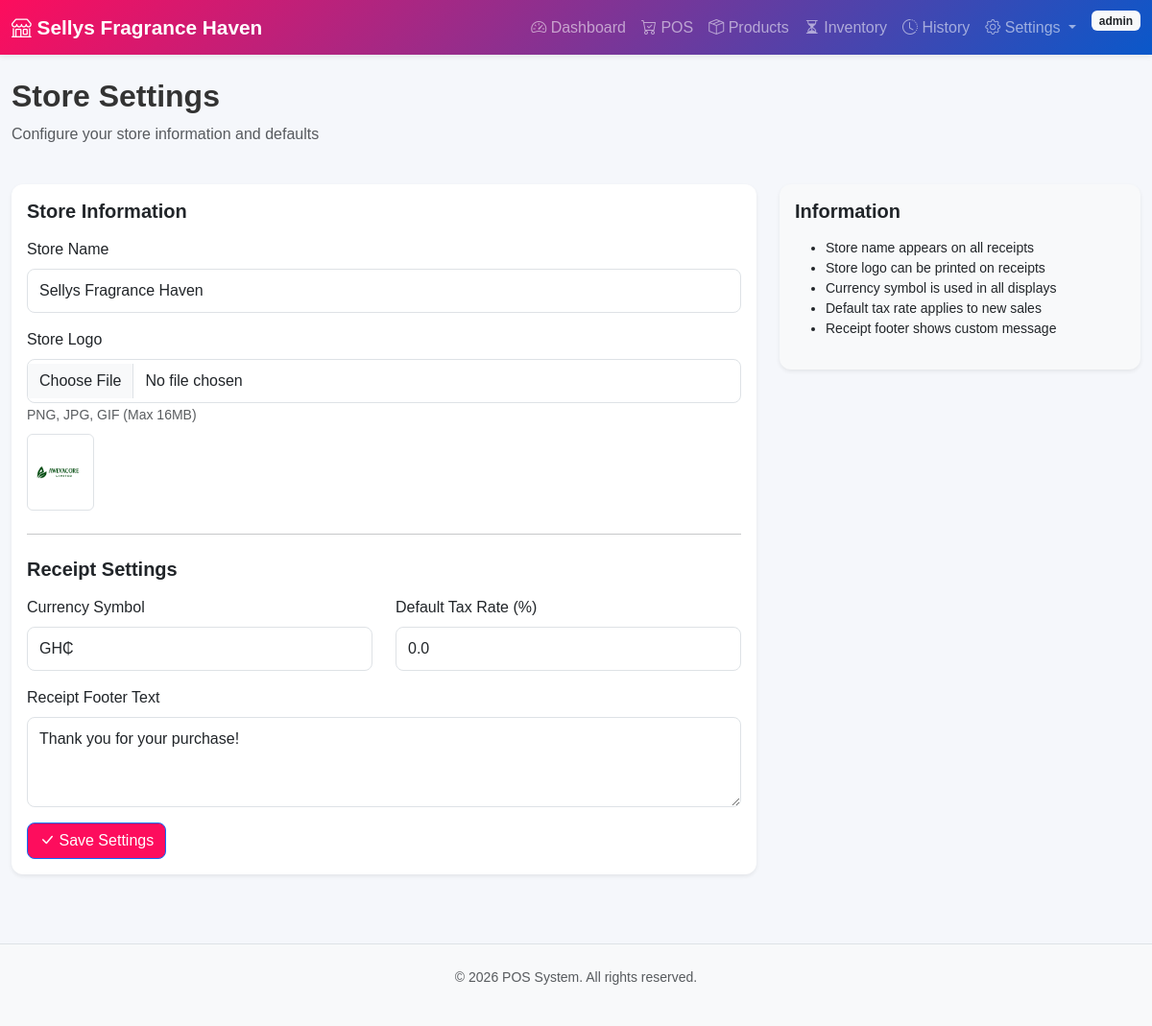
Screenshot of /settings/ (signed in) with the database file from the repository.
### app/models/__init__.py (models this page shows, shortened)
class User(UserMixin, db.Model):
    __tablename__ = 'users'
    id = db.Column(db.Integer, primary_key=True)
    username = db.Column(db.String(80), unique=True, nullable=False, index=True)
    password_hash = db.Column(db.String(255), nullable=False)
    email = db.Column(db.String(120), unique=True)
    full_name = db.Column(db.String(120))
    role = db.Column(db.String(20), default='cashier')  # admin, manager, cashier
    is_active = db.Column(db.Boolean, default=True)
    created_at = db.Column(db.DateTime, default=datetime.utcnow)
    updated_at = db.Column(db.DateTime, default=datetime.utcnow, onupdate=datetime.utcnow)

class Settings(db.Model):
    __tablename__ = 'settings'
    id = db.Column(db.Integer, primary_key=True)
    key = db.Column(db.String(100), unique=True, nullable=False, index=True)
    value = db.Column(db.Text)
    description = db.Column(db.String(255))
    updated_at = db.Column(db.DateTime, default=datetime.utcnow, onupdate=datetime.utcnow)

### app/routes/settings.py (the view, shortened to what this page needs)
@settings_bp.route('/', methods=['GET', 'POST'])
@login_required
@admin_required
def index():
    store_name = get_setting('store_name', 'My Store')
    currency_symbol = get_setting('currency_symbol', '$')
    tax_rate = get_setting('tax_rate', '0')
    receipt_footer = get_setting('receipt_footer', 'Thank you for your purchase!')
    store_logo = get_setting('store_logo')
    return render_template('settings/index.html',
                         store_name=store_name,
                         currency_symbol=currency_symbol,
                         tax_rate=tax_rate,
                         receipt_footer=receipt_footer,
                         store_logo=store_logo)

### app/utils/helpers.py (called while the page is built)
def get_setting(key, default=None):
    setting = Settings.query.filter_by(key=key).first()
    return setting.value if setting else default

### app/templates/settings/index.html (shortened to what this page needs)
{% extends "base.html" %}
{% block content %}
<div class="container-fluid">
    <div class="row mb-4">
        <div class="col">
            <h1 class="h2 fw-bold">Store Settings</h1>
            <p class="text-muted">Configure your store information and defaults</p>
        </div>
    </div>
    <div class="row">
        <div class="col-lg-8">
            <div class="card shadow-sm border-0">
                <div class="card-body">
                    <form method="POST" enctype="multipart/form-data">
                        <h5 class="fw-bold mb-3">Store Information</h5>
                        <div class="mb-3">
                            <label for="store_name" class="form-label">Store Name</label>
                            <input type="text" class="form-control" id="store_name" name="store_name"
                                   required value="{{ store_name }}">
                        </div>
                        <div class="mb-3">
                            <label for="logo" class="form-label">Store Logo</label>
                            <input type="file" class="form-control" id="logo" name="logo" accept="image/*">
                            <small class="text-muted">PNG, JPG, GIF (Max 16MB)</small>
                            {% if store_logo %}
                            <div class="mt-2">
                                <img src="{{ url_for('static', filename='uploads/' + store_logo) }}"
                                     alt="Logo" style="max-height: 80px;" class="img-thumbnail">
                            </div>
                            {% endif %}
                        </div>
                        <hr class="my-4">
                        <h5 class="fw-bold mb-3">Receipt Settings</h5>
                        <div class="row mb-3">
                            <div class="col-md-6">
                                <label for="currency_symbol" class="form-label">Currency Symbol</label>
                                <input type="text" class="form-control" id="currency_symbol" name="currency_symbol"
                                       value="{{ currency_symbol }}" maxlength="3">
                            </div>
                            <div class="col-md-6">
                                <label for="tax_rate" class="form-label">Default Tax Rate (%)</label>
                                <input type="number" class="form-control" id="tax_rate" name="tax_rate"
                                       step="0.01" value="{{ tax_rate }}">
                            </div>
                        </div>
                        <div class="mb-3">
                            <label for="receipt_footer" class="form-label">Receipt Footer Text</label>
                            <textarea class="form-control" id="receipt_footer" name="receipt_footer" rows="3">{{ receipt_footer }}</textarea>
                        </div>
                        <button type="submit" class="btn btn-primary">
                            <i class="bi bi-check-lg"></i> Save Settings
                        </button>
                    </form>
                </div>
            </div>
        </div>
        <div class="col-lg-4">
            <div class="card shadow-sm border-0 bg-light">
                <div class="card-body">
                    <h5 class="fw-bold mb-3">Information</h5>
                    <ul class="small">
                        <li>Store name appears on all receipts</li>
                        <li>Store logo can be printed on receipts</li>
                        <li>Currency symbol is used in all displays</li>
                        <li>Default tax rate applies to new sales</li>
                        <li>Receipt footer shows custom message</li>
                    </ul>
                </div>
            </div>
        </div>
    </div>
</div>
{% endblock %}

### app/templates/base.html (shortened to what this page needs)
<!DOCTYPE html>
<html lang="en">
<head>
    <link href="https://cdn.jsdelivr.net/npm/bootstrap@5.3.0/dist/css/bootstrap.min.css" rel="stylesheet">
    <link href="https://cdn.jsdelivr.net/npm/bootstrap-icons@1.11.0/font/bootstrap-icons.css" rel="stylesheet">
    <link rel="stylesheet" href="{{ url_for('static', filename='css/style.css') }}">
</head>
<body>
    {% if current_user.is_authenticated %}
    <nav class="navbar navbar-expand-lg navbar-dark bg-primary sticky-top">
        <div class="container-fluid">
            <a class="navbar-brand fw-bold" href="{{ url_for('dashboard.index') }}">
                <i class="bi bi-shop"></i> Sellys Fragrance Haven
            </a>
            <div class="collapse navbar-collapse" id="navbarNav">
                <ul class="navbar-nav ms-auto">
                    <li class="nav-item">
                        <a class="nav-link" href="{{ url_for('dashboard.index') }}">
                            <i class="bi bi-speedometer2"></i> Dashboard
                        </a>
                    </li>
                    <li class="nav-item">
                        <a class="nav-link" href="{{ url_for('sales.pos') }}">
                            <i class="bi bi-cart-check"></i> POS
                        </a>
                    </li>
                    <li class="nav-item">
                        <a class="nav-link" href="{{ url_for('products.index') }}">
                            <i class="bi bi-box-seam"></i> Products
                        </a>
                    </li>
                    <li class="nav-item">
                        <a class="nav-link" href="{{ url_for('inventory.index') }}">
                            <i class="bi bi-hourglass-split"></i> Inventory
                        </a>
                    </li>
                    <li class="nav-item">
                        <a class="nav-link" href="{{ url_for('history.index') }}">
                            <i class="bi bi-clock-history"></i> History
                        </a>
                    </li>
                    {% if current_user.role in ['admin', 'manager'] %}
                    <li class="nav-item dropdown">
                        <a class="nav-link dropdown-toggle" href="#" id="settingsDropdown" role="button" data-bs-toggle="dropdown">
                            <i class="bi bi-gear"></i> Settings
                        </a>
                    </li>
                    {% else %}
                    <li class="nav-item">
                        <a class="nav-link" href="{{ url_for('auth.logout') }}">
                            <i class="bi bi-box-arrow-right"></i> Logout
                        </a>
                    </li>
                    {% endif %}
                    <li class="nav-item ms-2">
                        <span class="badge bg-light text-dark">{{ current_user.username }}</span>
                    </li>
                </ul>
            </div>
        </div>
    </nav>
    {% endif %}
    <main class="{% if current_user.is_authenticated %}py-4{% else %}min-vh-100 d-flex align-items-center justify-content-center{% endif %}">
        {% block content %}{% endblock %}
    </main>
    <footer class="bg-light py-4 mt-5 border-top">
        <div class="container text-center text-muted small">
            <p>&copy; 2026 POS System. All rights reserved.</p>
        </div>
    </footer>
</body>
</html>

### app/static/css/style.css (style rules this page uses)
:root { --primary-color: #fd0d5d; --success-color: #198754; --danger-color: #dc3545; --warning-color: #ffc107; --info-color: #0dcaf0; --bg: #f5f7fb; --card-bg: #ffffff; --border: #dee2e6; --shadow: 0 2px 6px rgba(0,0,0,0.08); --shadow-lg: 0 10px 30px rgba(0,0,0,0.12); --radius: 12px; --transition: 0.2s ease; }
* { margin: 0; padding: 0; box-sizing: border-box; transition: background-color var(--transition), color var(--transition), border-color var(--transition); }
body { font-family: Arial, sans-serif; background: var(--bg); color: #333; min-height: 100vh; }
.navbar { background: linear-gradient(135deg, var(--primary-color), #0a58ca) !important; box-shadow: var(--shadow); }
.navbar-brand { font-weight: 700; font-size: 1.3rem; }
.btn { border-radius: 8px; font-weight: 500; transition: var(--transition); }
.btn-primary { background: var(--primary-color); }
.card { background: var(--card-bg); border: 1px solid var(--border); border-radius: var(--radius); box-shadow: var(--shadow); }
.form-control, .form-select { border-radius: 8px; border: 1px solid var(--border); padding: 10px 12px; }

### rows the page displays
User: username "admin"
Settings: store_name "Sellys Fragrance Haven"
Settings: value (picture)
Settings: currency_symbol "GH₵"
Settings: tax_rate "0.0"
Settings: receipt_footer "Thank you for your purchase!"
